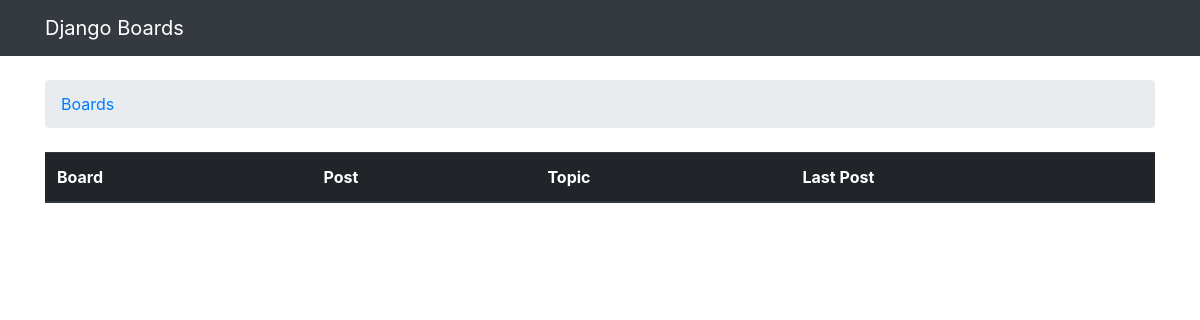
The app's page /, older data.
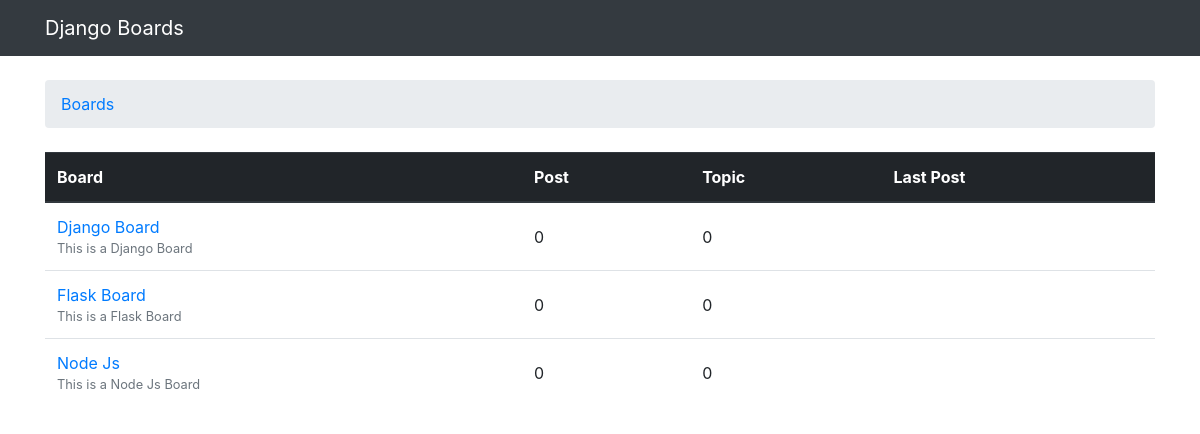
The same page, newer data.
### boards/models.py (models this page shows, shortened)
class Board(models.Model):
    name = models.CharField(max_length=64)
    description = models.CharField(max_length=100)

### boards/views.py (the view)
# urls.py: path("", views.index, name="index"),
def index(request):
    context = {
        "boards": Board.objects.all()
    }
    return render(request, 'boards/index.html', context)

### boards/templates/boards/index.html
{% extends 'boards/base.html' %}
{% block breadcrumb %}
<li class="breadcrumb-item active"><a href="{% url 'index' %}">Boards</a></li>
{% endblock %}
{% block content %}
<table class="table">
    <thead class="thead-dark">
        <tr>
            <th>Board</th>
            <th>Post</th>
            <th>Topic</th>
            <th>Last Post</th>
        </tr>
    </thead>
    <tbody>
        {% for board in boards %}
            <tr>
                <td>
                    <a href="{% url 'board_topics' board.id %}">{{ board.name }}</a>
                    <small class="text-muted d-block">{{ board.description }}</small>
                </td>
                <td class="align-middle">0</td>
                <td class="align-middle">0</td>
                <td></td>
            </tr>
        {% endfor %}
    </tbody>
</table>
{% endblock %}

### boards/templates/boards/base.html (shortened to what this page needs)
<!DOCTYPE html>
<html lang="en">
<head>
    {% load static %}
    <link rel="stylesheet" href="{% static 'css/bootstrap.min.css' %}">
    <link rel="stylesheet" href="{% static 'css/boards.css' %}">
</head>
<body>
    <nav class="navbar navbar-expand-lg navbar-dark bg-dark">
        <div class="container">
            <a class="navbar-brand" href="{% url 'index' %}">Django Boards</a>
        </div>
    </nav>
    <div class="container">
        <ol class="breadcrumb my-4">
            {% block breadcrumb %}
            {% endblock %}
        </ol>
        {% block content %}
        {% endblock %}
    </div>
</body>
</html>

Row changes from the older to the newer data that the page shows:
added Board: name "Django Board", description "This is a Django Board"
added Board: name "Flask Board", description "This is a Flask Board"
added Board: name "Node Js", description "This is a Node Js Board"
